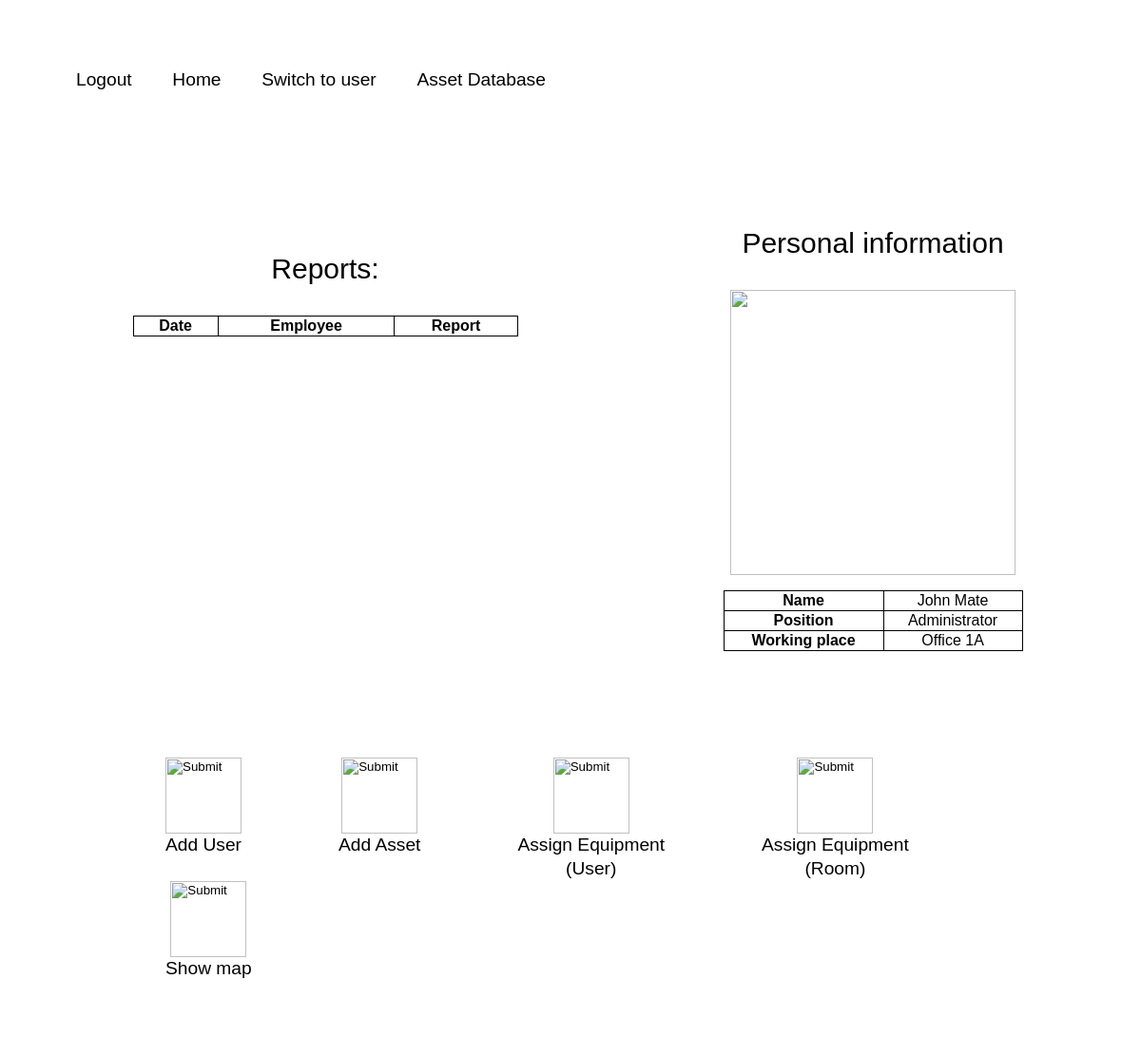
The page /third_year/ITU/admin/admin.php (signed in) on the database its author committed.
### tables this page shows
CREATE TABLE employee (
  id INTEGER NOT NULL AUTO_INCREMENT,
  first_name VARCHAR(20) NOT NULL,
  last_name VARCHAR(20) NOT NULL,
  login VARCHAR(20) NOT NULL,
  password VARCHAR(20) NOT NULL,
  id_room INTEGER NOT NULL,
  FOREIGN KEY (id_room) REFERENCES room (id) ON DELETE CASCADE,
  PRIMARY KEY(id)
);

CREATE TABLE room (
  id INTEGER NOT NULL AUTO_INCREMENT,
  name VARCHAR(25) NOT NULL,
  building VARCHAR(25) NOT NULL,
  floor VARCHAR(25) NOT NULL,
  description VARCHAR(25),
  PRIMARY KEY(id)
);

### third_year/ITU/admin/admin.php (the view, shortened to what this page needs)
<html>
<?php
$db = mysqli_init();
?>
<head>
    <link rel="stylesheet" href="../css/style.css">
</head>
<body>
<div id="Options">
    <a href="../index.php">Logout</a>
    <a href="admin.php">Home</a>
    <a href="../user/user.php">Switch to user</a>
    <a href="placeholder.php">Asset Database</a>
</div>
<div class="horizontal_layout">
    <div id="MainReport" class="RInfo">
        <p>Reports:</p>
        <table>
            <tr>
                <th>Date</th>
                <th>Employee</th>
                <th>Report</th>
            </tr>
        </table>
    </div>
    <div id="PersonalInfo" class="PInfo">
        <p> Personal information </p>
        <img class="photo" src="../images/admin_photo.jpeg" height="150" width="300">
        <table>
            <?php
            $id = $_SESSION["employee"];
            $pos = $_SESSION["role"];
            if ($pos == "admin")
                $pos = "Administrator";
            else
                $pos = "Employee";
            $sql = "SELECT first_name, last_name, room.name FROM employee LEFT JOIN room on room.id = employee.id_room WHERE $id = employee.id;";
            $f_name = "";
            $l_name = "";
            $room_name = "";
            $result = mysqli_query($db, $sql);
            while ($row = $result->fetch_row())
            {
                $f_name = $row[0];
                $l_name = $row[1];
                $room_name = $row[2];
            }
            echo "<tr> <th> Name </th> <td class='table_cell'> $f_name $l_name </td> </tr>";
            echo "<tr> <th> Position </th> <td class='table_cell'> $pos </td> </tr>";
            echo "<tr onclick='show_room_map_modal();' onmouseover='' style='cursor: pointer;'> <th>Working place</th> <td class='table_cell'> $room_name  </td> </tr>";
            ?>
        </table>
    </div>
</div>
<br>
<div id="Actions" class="horizontal_layout">
    <div class="action_icon">
        <input onclick="show_add_user_modal();" type="image" src="../images/icons/add_user.png" height="80" width="80"> <br>
        <span class="icon_label"> Add User </span>
    </div>
    <div class="action_icon">
        <input onclick="show_add_tool_modal();" type="image" src="../images/icons/add_equip.png" height="80" width="80"> <br>
        <span class="icon_label"> Add Asset </span>
    </div>
    <div class="action_icon">
        <input onclick="show_equip_modal();" type="image" src="../images/icons/assign.png" height="80" width="80"> <br>
        <span class="icon_label"> Assign Equipment </span> <br> <span class="icon_label"> (User) </span>
    </div>
    <div class="action_icon">
        <input onclick="show_room_modal();" type="image" src="../images/icons/assign_room.png" height="80" width="80"> <br>
        <span class="icon_label"> Assign Equipment </span> <br> <span class="icon_label"> (Room) </span>
    </div>
    <div class="action_icon">
        <input onclick="show_map_modal();" type="image" src="../images/icons/map.png" height="80" width="80"> <br>
        <span class="icon_label"> Show map </span>
    </div>
</div>
</body>
</html>

### third_year/ITU/css/style.css (style rules this page uses)
p { text-align: center; font-weight: bold; font: 400 30px/1.3 'Merienda One', Helvetica, sans-serif; }
body { width: 100%; height: 100%; background-repeat: no-repeat; background-attachment: fixed; }
a { display: inline-block; color: #000; text-decoration: none; background:rgba(255,255,255,0.5); padding: .5rem; transition: .6s background; }
table { margin-left: 0px; margin-right: auto; width: 75%; padding: .4rem; margin: 1rem auto; font-size: 1rem; background: rgba(255,255,255,0.75); color: #000; border-radius: 2px; border-collapse: collapse; }
th, td { border: 1px solid black; }
.horizontal_layout { float: left; width: 100%; }
.horizontal_layout div { float: left; }
.photo { margin-left: auto; margin-right: auto; display: block; height: auto; max-width: 80%; }
.table_cell { text-align: center; }
.action_icon { text-align: center; margin-left: 10%; }
#Actions { font: 400 100px/1.3 'Merienda One', Helvetica, sans-serif; padding-top: 5px; background: rgba(255, 255, 255, 0.7); color: black; font-size: 1.2rem; padding: 2rem; margin: 2rem; //float: right; width: 85%; }
#Options { font: 400 100px/1.3 'Merienda One', Helvetica, sans-serif; padding-top: 5px; background: rgba(255,255,255,0.7); color: black; width: 90%; font-size: 1.2rem; padding: 2rem; margin:2rem; }
#PersonalInfo { font: 400 100px/1.3 'Merienda One', Helvetica, sans-serif; padding-top: 5px; background: rgba(255, 255, 255, 0.8); color: black; font-size: 1.2rem; margin:2rem; width: 35%; }
#MainReport { font: 400 100px/1.3 'Merienda One', Helvetica, sans-serif; padding-top: 5px; background: rgba(255,255,255,0.7); color: black; width: 45%; font-size: 1.2rem; padding: 2rem; margin:2rem; }

### third_year/ITU/admin/admin.php (style rules this page uses)
body { background-image: url("../images/user_page.jpg"); background-size: cover; }

### rows shown on the page
employee: first_name "John", last_name "Mate", id_room.name "Office 1A"

### other values the page prints
$pos "Administrator"
